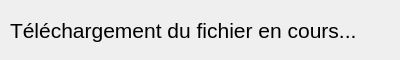
<?xml version="1.0" encoding="UTF-8"?>
<ui version="4.0">
 <class>DlWindow</class>
 <widget class="QDialog" name="DlWindow">
  <property name="geometry">
   <rect>
    <x>0</x>
    <y>0</y>
    <width>400</width>
    <height>60</height>
   </rect>
  </property>
  <property name="minimumSize">
   <size>
    <width>400</width>
    <height>60</height>
   </size>
  </property>
  <property name="maximumSize">
   <size>
    <width>400</width>
    <height>60</height>
   </size>
  </property>
  <property name="windowTitle">
   <string>Téléchargement en cours</string>
  </property>
  <widget class="QLabel" name="label">
   <property name="geometry">
    <rect>
     <x>10</x>
     <y>0</y>
     <width>380</width>
     <height>60</height>
    </rect>
   </property>
   <property name="minimumSize">
    <size>
     <width>380</width>
     <height>60</height>
    </size>
   </property>
   <property name="maximumSize">
    <size>
     <width>380</width>
     <height>60</height>
    </size>
   </property>
   <property name="font">
    <font>
     <pointsize>16</pointsize>
    </font>
   </property>
   <property name="lineWidth">
    <number>1</number>
   </property>
   <property name="text">
    <string>Téléchargement du fichier en cours...</string>
   </property>
  </widget>
 </widget>
 <resources/>
 <connections/>
</ui>
